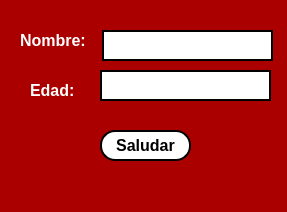
<?xml version="1.0" encoding="UTF-8"?>
<ui version="4.0">
 <class>MainWindow</class>
 <widget class="QMainWindow" name="MainWindow">
  <property name="geometry">
   <rect>
    <x>0</x>
    <y>0</y>
    <width>287</width>
    <height>212</height>
   </rect>
  </property>
  <property name="windowTitle">
   <string>MainWindow</string>
  </property>
  <property name="styleSheet">
   <string notr="true">background-color: rgb(170, 0, 0);</string>
  </property>
  <widget class="QWidget" name="centralwidget">
   <widget class="QPushButton" name="btn_saludar">
    <property name="geometry">
     <rect>
      <x>100</x>
      <y>130</y>
      <width>91</width>
      <height>31</height>
     </rect>
    </property>
    <property name="font">
     <font>
      <pointsize>12</pointsize>
      <weight>75</weight>
      <bold>true</bold>
     </font>
    </property>
    <property name="styleSheet">
     <string notr="true">background-color: rgb(255, 255, 255);
border: 2px solid black;
border-radius:15px;</string>
    </property>
    <property name="text">
     <string>Saludar</string>
    </property>
   </widget>
   <widget class="QLineEdit" name="txt_edad">
    <property name="geometry">
     <rect>
      <x>100</x>
      <y>70</y>
      <width>171</width>
      <height>31</height>
     </rect>
    </property>
    <property name="font">
     <font>
      <pointsize>12</pointsize>
      <weight>75</weight>
      <bold>true</bold>
     </font>
    </property>
    <property name="styleSheet">
     <string notr="true">background-color: rgb(255, 255, 255);
border: 2px solid black;
</string>
    </property>
    <property name="text">
     <string/>
    </property>
   </widget>
   <widget class="QLineEdit" name="txt_nombre">
    <property name="geometry">
     <rect>
      <x>102</x>
      <y>30</y>
      <width>171</width>
      <height>31</height>
     </rect>
    </property>
    <property name="font">
     <font>
      <pointsize>12</pointsize>
      <weight>75</weight>
      <bold>true</bold>
     </font>
    </property>
    <property name="styleSheet">
     <string notr="true">background-color: rgb(255, 255, 255);
border: 2px solid black;</string>
    </property>
    <property name="text">
     <string/>
    </property>
   </widget>
   <widget class="QLabel" name="label">
    <property name="geometry">
     <rect>
      <x>20</x>
      <y>30</y>
      <width>71</width>
      <height>21</height>
     </rect>
    </property>
    <property name="font">
     <font>
      <pointsize>12</pointsize>
      <weight>75</weight>
      <bold>true</bold>
     </font>
    </property>
    <property name="text">
     <string>&lt;html&gt;&lt;head/&gt;&lt;body&gt;&lt;p&gt;&lt;span style=&quot; color:#ffffff;&quot;&gt;Nombre:&lt;/span&gt;&lt;/p&gt;&lt;/body&gt;&lt;/html&gt;</string>
    </property>
   </widget>
   <widget class="QLabel" name="label_2">
    <property name="geometry">
     <rect>
      <x>30</x>
      <y>80</y>
      <width>51</width>
      <height>21</height>
     </rect>
    </property>
    <property name="font">
     <font>
      <pointsize>12</pointsize>
      <weight>75</weight>
      <bold>true</bold>
     </font>
    </property>
    <property name="text">
     <string>&lt;html&gt;&lt;head/&gt;&lt;body&gt;&lt;p&gt;&lt;span style=&quot; color:#ffffff;&quot;&gt;Edad:&lt;/span&gt;&lt;/p&gt;&lt;/body&gt;&lt;/html&gt;</string>
    </property>
   </widget>
  </widget>
  <widget class="QMenuBar" name="menubar">
   <property name="geometry">
    <rect>
     <x>0</x>
     <y>0</y>
     <width>287</width>
     <height>21</height>
    </rect>
   </property>
  </widget>
  <widget class="QStatusBar" name="statusbar"/>
 </widget>
 <resources/>
 <connections/>
</ui>
